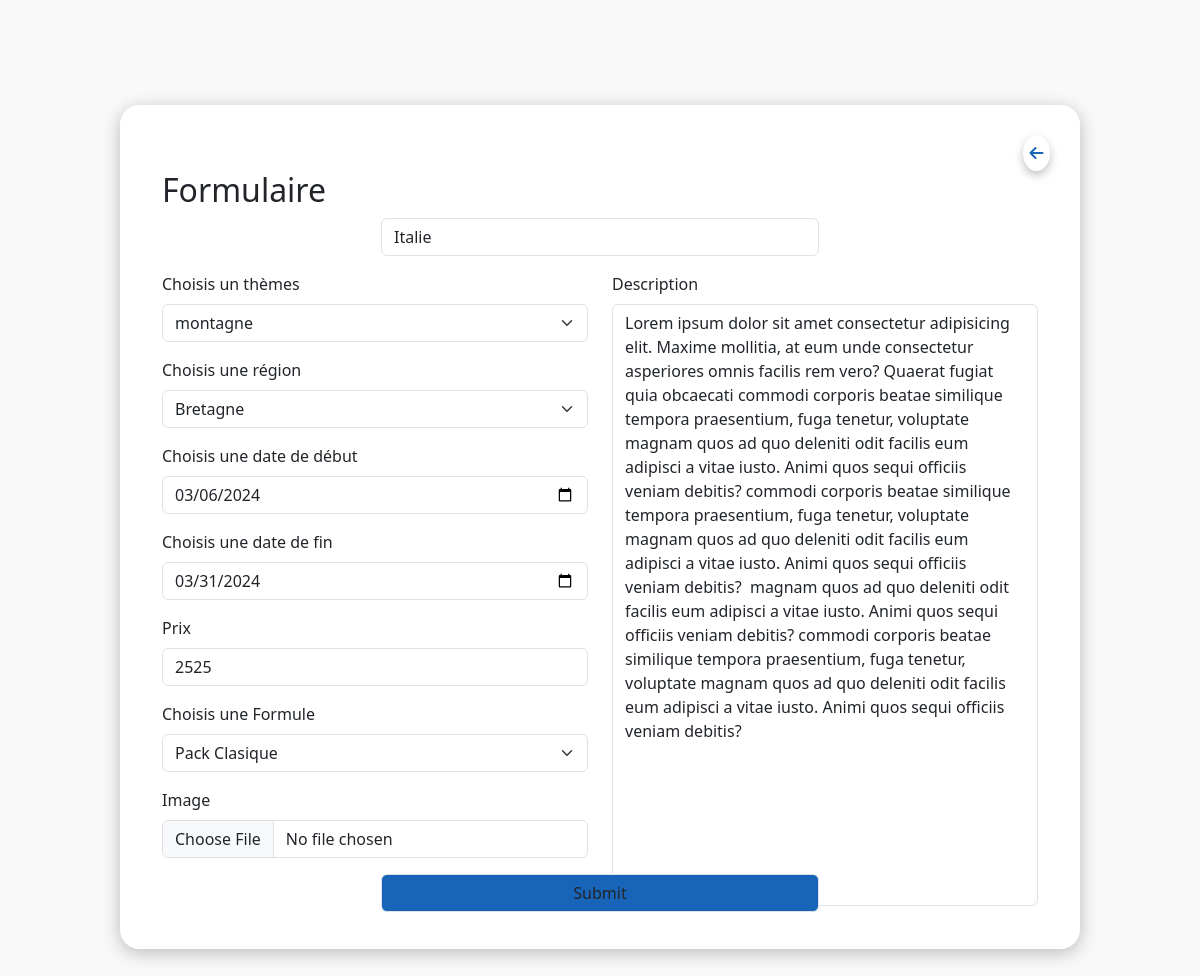
Screenshot of /affichage/formulaire.php?edit=9 (signed in) with the database file from the repository.
### tables this page shows
CREATE TABLE IF NOT EXISTS `travels` (
  `id_travel` int NOT NULL AUTO_INCREMENT,
  `id_travel_themes` int NOT NULL,
  `id_user` int NOT NULL,
  `name` varchar(255) NOT NULL,
  `price` int NOT NULL,
  `description` text NOT NULL,
  `picture` longblob,
  `date_start` date DEFAULT NULL,
  `date_end` date DEFAULT NULL,
  `regions` varchar(255) NOT NULL,
  `pack` varchar(255) NOT NULL,
  PRIMARY KEY (`id_travel`)
);

CREATE TABLE IF NOT EXISTS `travels_themes` (
  `id_travel_themes` int NOT NULL AUTO_INCREMENT,
  `name_themes` varchar(255) NOT NULL,
  PRIMARY KEY (`id_travel_themes`)
);

### classes/travel.php (called while the page is built, shortened)
<?php
class Travel {
    protected $connexion;
    public function __construct() {
        try {
            $this->connexion = new PDO('mysql:host=localhost;dbname=bdddashboard', 'root', null);
            $this->connexion->setAttribute(PDO::ATTR_ERRMODE, PDO::ERRMODE_EXCEPTION);
            $this->connexion->setAttribute(PDO::ATTR_DEFAULT_FETCH_MODE, PDO::FETCH_OBJ);
        } catch (PDOException $e) {
            echo 'Erreur de connexion : ' . $e->getMessage();
        }
    }
    public function getTravelEdit($idTravel){
        $reqAllTravel = $this->connexion->prepare('SELECT * FROM `travels` INNER JOIN travels_themes ON travels.id_travel_themes = travels_themes.id_travel_themes WHERE travels.id_travel = ?');
        $reqAllTravel->execute(array($idTravel));
        return $AllTravel = $reqAllTravel->fetch();
    }
}
$travel = new Travel();
?>

### affichage/formulaire.php (the view, shortened to what this page needs)
<?php
include '../classes/travel.php';
if (isset($_GET['edit'])) {
    $travelEdit = $travel->getTravelEdit($_GET['edit']);
} else {
}
?>
<!DOCTYPE html>
<html lang="en">
<head>
    <link rel="stylesheet" href="../style.css">
    <link href="https://cdn.jsdelivr.net/npm/bootstrap@5.3.3/dist/css/bootstrap.min.css" rel="stylesheet">
    <link rel="stylesheet" href="https://cdnjs.cloudflare.com/ajax/libs/font-awesome/6.5.1/css/all.min.css" />
</head>
<body>
<form class="form-container row" method='post' enctype="multipart/form-data" >
    <a href="./dashboard.php" id='closeButton' class='btn'><i class="fa-solid fa-arrow-left"></i></a>
    <h2>Formulaire</h2>
    <div class="mb-3">
        <input
            type="text"
            class='form-control'
            id='name'
            placeholder='Entrer le nom du voyage'
            name='name'
            <?php if(isset($_GET['edit'])): ?>
                value="<?php echo $travelEdit->name ?>"
            <?php endif; ?>
                >
    </div>
    <div class="input-container col-6">
            <div class="mb-3 ">
                <label for="" class="form-label">Choisis un thèmes</label>
                <select
                class="form-select"
                name='themes'
                <?php if(isset($_GET['edit'])): ?>
                    selected="<?php echo $travelEdit->id_travel_themes ?>"
                <?php endif; ?>
                >
                    <option selected value='<?php if(isset($_GET['edit'])){ ?> <?php echo $travelEdit->id_travel_themes ?> <?php } else { ?><?php }?>'><?php if(isset($_GET['edit'])){ ?> <?php echo $travelEdit->name_themes ?> <?php } else { ?>Tout les thèmes<?php }?></option>
                </select>
            </div>
            <div class="mb-3">
                <label for="" class="form-label">Choisis une région</label>
                <select class="form-select" name='regions'>
                <option selected value='<?php if(isset($_GET['edit'])){ ?> <?php echo $travelEdit->regions ?> <?php } else { ?><?php }?>'><?php if(isset($_GET['edit'])){ ?> <?php echo $travelEdit->regions ?> <?php } else { ?>Tout les régions<?php }?></option>
                </select>
            </div>
            <div class="mb-3">
                <label for="inputDateStart" class="form-label">Choisis une date de début</label>
                <input
                    type="date"
                    class="form-control"
                    id="inputDateStart"
                    name='date_start'
                    <?php if(isset($_GET['edit'])): ?>
                        value="<?php echo $travelEdit->date_start ?>"
                    <?php endif; ?>
                >
            </div>
            <div class="mb-3">
                <label for="inputDateEnd" class="form-label">Choisis une date de fin</label>
                <input
                type="date"
                class="form-control"
                id="inputDateEnd"
                name='date_end'
                <?php if(isset($_GET['edit'])): ?>
                    value="<?php echo $travelEdit->date_end ?>"
                <?php endif; ?>
                >
            </div>
            <div class="mb-3">
                <label for="inputPrix" class="form-label">Prix</label>
                <input
                type="text"
                class="form-control"
                id="inputPrix"
                placeholder='Entrer un prix'
                name='price'
                <?php if(isset($_GET['edit'])): ?>
                    value="<?php echo $travelEdit->price ?>"
                <?php endif; ?>
                >
            </div>
            <div class="mb-3 ">
                <label for="" class="form-label">Choisis une Formule</label>
                <select class="form-select" name='formule'>
                <option selected value='<?php if(isset($_GET['edit'])){ ?> <?php echo $travelEdit->pack ?> <?php } else { ?><?php }?>'><?php if(isset($_GET['edit'])){ ?> <?php echo $travelEdit->pack ?> <?php } else { ?>Toutes les formules<?php }?></option>
                </select>
            </div>
            <div class="mb-3">
                <label for="inputPicture" class="form-label" >Image</label>
                <input
                type="file"
                class="form-control"
                id="inputPicture"
                name='file'
                >
            </div>
            </div>
            <div class="describe-container col-6">
                <label for="" class="form-label">Description</label>
                <textarea
                 class="form-control" name='description'
                 ><?php if(isset($_GET['edit'])): ?><?php echo $travelEdit->description ?><?php endif; ?>  </textarea>
            </div>
            <div class="mb-3">
                <input type="submit" class="form-control" id='valider' name='valider'>
            </div>
</form>
</body>
</html>

### style.css (style rules this page uses)
* { margin: 0; padding: 0; box-sizing: border-box; }
body { height: 100vh; display: flex; justify-content: center; align-items: center; background: #f9f9f9 !important; }
.form-container { width: 80%; height: 80%; background: white; box-shadow: 0 4px 18px 0 rgba(0, 0, 0, 0.25); border-radius: 20px; padding: 30px; overflow: hidden; overflow-y: scroll; }
.describe-container textarea { height: 100%; resize: none; }
.describe-container { max-height: 80%; }
#name, #valider { width: 50%; margin: 0 auto; }
#valider { background: #1864b8; }
#closeButton { width: 3%; border-radius: 50%; padding: 5px !important; margin-left: auto; margin-right: 0; color: #1864b8; box-shadow: 0 4px 10px 0 rgba(0, 0, 0, 0.25); transition: 0.3s; }

### rows the page displays
travels: name "Italie", themes "montagne", regions "Bretagne", date_start "03/06/2024", date_end "03/31/2024", price "2525", formule "Pack Clasique", description "Lorem ipsum dolor sit amet consectetur adipisicing elit. Maxime mollitia, at eum unde consectetur asperiores omnis facilis rem vero? Quaerat fugiat quia obcaecati commodi corporis beatae similique tempora praesentium, fuga tenetur, voluptate magnam quos ad quo deleniti odit facilis eum adipisci a vitae iusto. Animi quos sequi officiis veniam debitis? commodi corporis beatae similique tempora praesentium, fuga tenetur, voluptate magnam quos ad quo deleniti odit facilis eum adipisci a vitae iusto. Animi quos sequi officiis veniam debitis? magnam quos ad quo deleniti odit facilis eum adipisci a vitae iusto. Animi quos sequi officiis veniam debitis? commodi corporis beatae similique tempora…"
